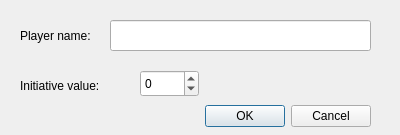
<?xml version="1.0" encoding="UTF-8"?>
<ui version="4.0">
 <class>PCInsert</class>
 <widget class="QDialog" name="PCInsert">
  <property name="geometry">
   <rect>
    <x>0</x>
    <y>0</y>
    <width>400</width>
    <height>135</height>
   </rect>
  </property>
  <property name="windowTitle">
   <string>Insert new PC</string>
  </property>
  <widget class="QDialogButtonBox" name="buttonBox">
   <property name="geometry">
    <rect>
     <x>30</x>
     <y>100</y>
     <width>341</width>
     <height>32</height>
    </rect>
   </property>
   <property name="orientation">
    <enum>Qt::Horizontal</enum>
   </property>
   <property name="standardButtons">
    <set>QDialogButtonBox::Cancel|QDialogButtonBox::Ok</set>
   </property>
  </widget>
  <widget class="QSpinBox" name="sbInit">
   <property name="geometry">
    <rect>
     <x>140</x>
     <y>70</y>
     <width>59</width>
     <height>27</height>
    </rect>
   </property>
   <property name="minimum">
    <number>-99</number>
   </property>
  </widget>
  <widget class="QLabel" name="label">
   <property name="geometry">
    <rect>
     <x>20</x>
     <y>20</y>
     <width>101</width>
     <height>31</height>
    </rect>
   </property>
   <property name="text">
    <string>Player name:</string>
   </property>
  </widget>
  <widget class="QLabel" name="label_2">
   <property name="geometry">
    <rect>
     <x>20</x>
     <y>70</y>
     <width>111</width>
     <height>31</height>
    </rect>
   </property>
   <property name="text">
    <string>Initiative value: </string>
   </property>
  </widget>
  <widget class="QLineEdit" name="leName">
   <property name="geometry">
    <rect>
     <x>110</x>
     <y>20</y>
     <width>261</width>
     <height>31</height>
    </rect>
   </property>
  </widget>
 </widget>
 <tabstops>
  <tabstop>leName</tabstop>
  <tabstop>sbInit</tabstop>
  <tabstop>buttonBox</tabstop>
 </tabstops>
 <resources/>
 <connections>
  <connection>
   <sender>buttonBox</sender>
   <signal>accepted()</signal>
   <receiver>PCInsert</receiver>
   <slot>accept()</slot>
   <hints>
    <hint type="sourcelabel">
     <x>248</x>
     <y>254</y>
    </hint>
    <hint type="destinationlabel">
     <x>157</x>
     <y>274</y>
    </hint>
   </hints>
  </connection>
  <connection>
   <sender>buttonBox</sender>
   <signal>rejected()</signal>
   <receiver>PCInsert</receiver>
   <slot>reject()</slot>
   <hints>
    <hint type="sourcelabel">
     <x>316</x>
     <y>260</y>
    </hint>
    <hint type="destinationlabel">
     <x>286</x>
     <y>274</y>
    </hint>
   </hints>
  </connection>
 </connections>
</ui>
